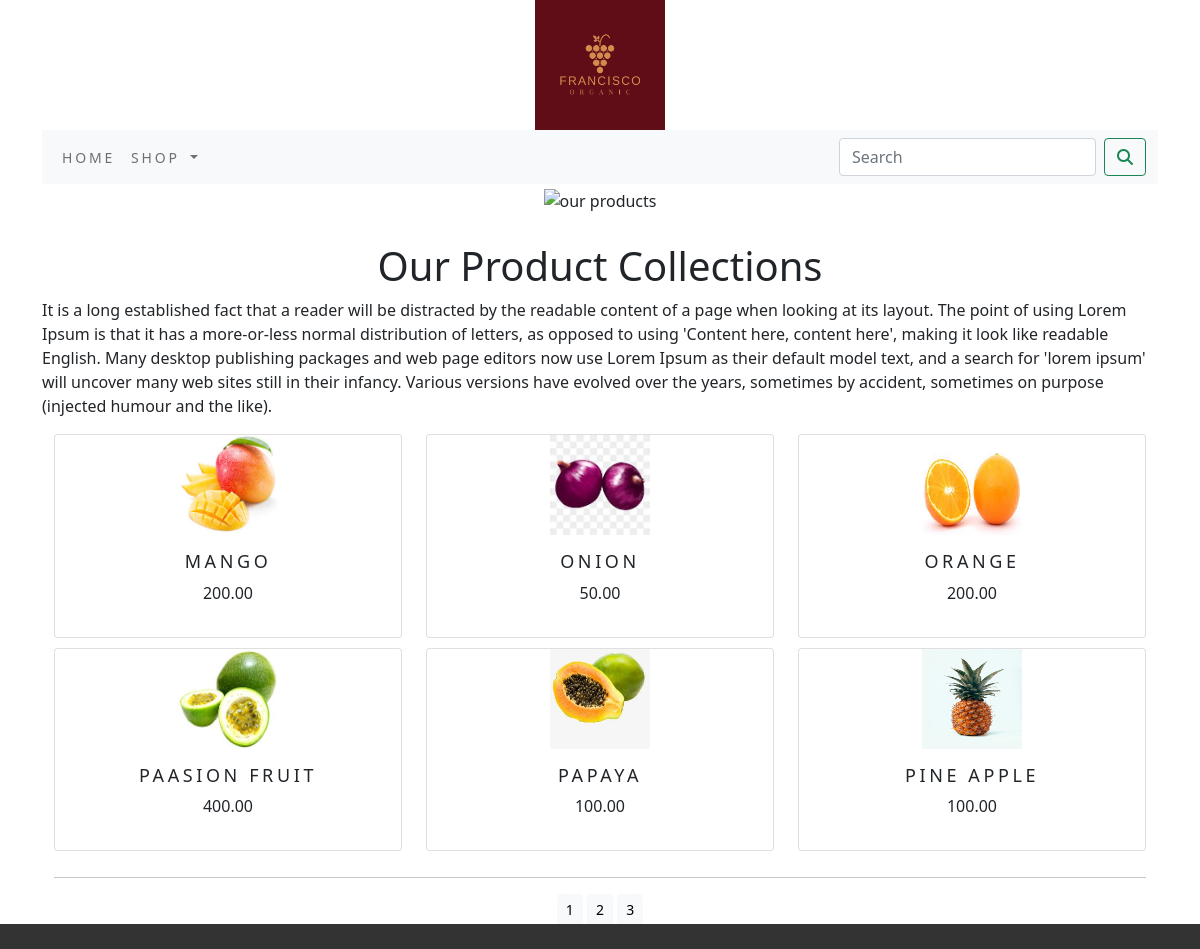
Screenshot of /shop?page=2 with the database file from the repository.
### shop/models.py (models this page shows, shortened)
class Product(models.Model):
    name=models.CharField(max_length=250,unique=True)
    slug = models.SlugField(max_length=250, unique=True)
    description = models.TextField(blank=True)
    price=models.DecimalField(max_digits=10,decimal_places=2)
    category=models.ForeignKey(Category,on_delete=models.CASCADE)
    image = models.ImageField(upload_to='product', blank=True)
    stock=models.IntegerField()
    available = models.BooleanField(default=True)
    created=models.DateTimeField(auto_now_add=True)
    updated=models.DateTimeField(auto_now=True)
    def get_url(self):
        return reverse('shop:prodCatdetail',args=[self.category.slug,self.slug])
    class Meta:
        ordering = ('name',)
        verbose_name = 'product'
        verbose_name_plural = 'products'

### shop/views.py (the view)
# urls.py: path('',views.allproduct,name='allproduct'),
def allproduct(request,c_slug=None):
    c_page=None
    products_list=None
    if c_slug!=None:
        c_page=get_object_or_404(Category,slug=c_slug)
        products_list=Product.objects.all().filter(category=c_page, available=True)
    else:
        products_list=Product.objects.all().filter(available=True)
    paginator=Paginator(products_list,6)
    try:
        page=int(request.GET.get('page','1'))
    except:
        page=1
    try:
        products=paginator.page(page)
    except (EmptyPage,InvalidPage):
        products=paginator.page(paginator.num_pages)
    return render(request,"category.html",{'category':c_page,'products':products})

### cart/context_processors.py (called while the page is built)
def counter(request):
    item_count=0
    if 'admin' in request.path:
        return {}
    else:
        try:
            cart=Cart.objects.filter(cart_id=_cart_id(request))
            car_items=CartItem.objects.all().filter(cart=cart[:1])
            for cart_item in car_items:
                item_count += cart_item.quantity
        except Cart.DoesNotExist:
            item_count =0
    return dict(item_count=item_count)

### cart/views.py (called while the page is built)
def _cart_id(request):
    cart=request.session.session_key
    if not cart:
        cart=request.session.create()
    return cart

### shop/context_processors.py (called while the page is built)
def menu_links(request):
    links=Category.objects.all()
    return dict(links=links)

### shop/models.py (called while the page is built)
    def get_url(self):
        return reverse('shop:products_by_category',args=[self.slug])

### templates/category.html (shortened to what this page needs)
{% extends 'base.html' %}
{% load static %}
{% block content %}
<div class="mx_auto">
    {% if category %}
    <img class="my_image" src="{{category.image.url}}" alt="{{category.name}}" width="100px;" height="100px;">
</div>
         <br>
<div>
    <h1 class="text-center my_title">{{category.name}}</h1>
    <p class="text-justify">{{category.description}}</p>
</div>
    {% else %}
<div>
    <center>
        <img class="my_image my_image_padding" src="{% static 'img/banner.png' %}" alt="our products" width="1250px;">
    </center>
</div>
<br>
<div>
    <h1 class="text-center my_title"> Our Product Collections</h1>
    <p class="text-justify">It is a long established fact that a reader will be distracted by the readable content of a page when looking at its layout. The point of using Lorem Ipsum is that it has a more-or-less normal distribution of letters, as opposed to using 'Content here, content here', making it look like readable English. Many desktop publishing packages and web page editors now use Lorem Ipsum as their default model text, and a search for 'lorem ipsum' will uncover many web sites still in their infancy. Various versions have evolved over the years, sometimes by accident, sometimes on purpose (injected humour and the like).</p>
</div>
 {% endif %}
<div class="container">
    <div class="row mx_auto">
        {% for product in products.object_list %}
        <div class="my_bottom_margin col-9 col-sm-12 col-md-4 col-md-12 col-lg-4" >
            <div class="card text-center" style="min-width:18rem;">
                {% if product.image %}
                     <a href="{{product.get_url}}"><img  src="{{product.image.url}}" alt="{{product.name}}" width="100px;" height="100px;"></a>
                {% else %}
                    <p>No image available for this product.</p>
                {% endif %}
                <div class="card-body">
                    <h4>{{product.name}}</h4>
                    <p>{{product.price}}</p>
                </div>
            </div>
        </div>
       {% endfor %}
    </div>
    <div class="mx-auto">
        {% if products.paginator.num_pages > 1 %}
       <hr>
        <div class="text-center">
            {% for pg in products.paginator.page_range %}
                <a href="?page={{pg}}" class="btn btn-light btn-sm"{% if products.number == pg %} active{% endif %}>{{pg}}</a>
            {% endfor %}
        </div>
         {% endif %}
    </div>
    <br>
</div>
{% endblock %}

### static/css/custom.css (style rules this page uses)
body { font-family: Arial, sans-serif; }
.my_image { width:100%; height:auto; }
.my_image_padding { padding:5px; }
.my_bottom_margin { margin-bottom:10px; }
.card-body h4 { font-size:18px; text-transform:uppercase; letter-spacing:.2em }

### rows the page displays
Product: image (picture), name "MANGO", price "200.00"
Product: image (picture), name "ONION", price "50.00"
Product: image (picture), name "ORANGE", price "200.00"
Product: image (picture), name "PAASION FRUIT", price "400.00"
Product: image (picture), name "PAPAYA", price "100.00"
Product: image (picture), name "PINE APPLE", price "100.00"

### other values shown
{{ pg }} "1" "2" "3"
